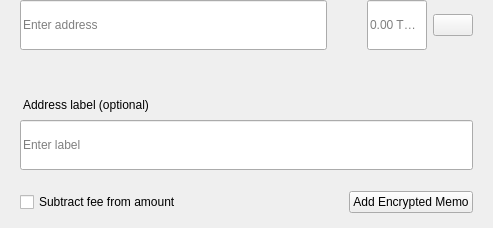
<?xml version="1.0" encoding="UTF-8"?>
<ui version="4.0">
 <class>SendMultiRow</class>
 <widget class="QWidget" name="SendMultiRow">
  <property name="geometry">
   <rect>
    <x>0</x>
    <y>0</y>
    <width>493</width>
    <height>228</height>
   </rect>
  </property>
  <property name="minimumSize">
   <size>
    <width>0</width>
    <height>0</height>
   </size>
  </property>
  <property name="maximumSize">
   <size>
    <width>16777215</width>
    <height>16777215</height>
   </size>
  </property>
  <property name="windowTitle">
   <string notr="true">N/A</string>
  </property>
  <layout class="QVBoxLayout" name="verticalLayout_3">
   <property name="spacing">
    <number>0</number>
   </property>
   <property name="leftMargin">
    <number>0</number>
   </property>
   <property name="topMargin">
    <number>0</number>
   </property>
   <property name="rightMargin">
    <number>20</number>
   </property>
   <property name="bottomMargin">
    <number>5</number>
   </property>
   <item alignment="Qt::AlignTop">
    <widget class="QWidget" name="widget" native="true">
     <property name="sizePolicy">
      <sizepolicy hsizetype="Expanding" vsizetype="Maximum">
       <horstretch>0</horstretch>
       <verstretch>0</verstretch>
      </sizepolicy>
     </property>
     <property name="minimumSize">
      <size>
       <width>0</width>
       <height>60</height>
      </size>
     </property>
     <property name="maximumSize">
      <size>
       <width>16777215</width>
       <height>85</height>
      </size>
     </property>
     <layout class="QHBoxLayout" name="horizontalLayout" stretch="6,0,2">
      <property name="spacing">
       <number>0</number>
      </property>
      <property name="leftMargin">
       <number>8</number>
      </property>
      <property name="topMargin">
       <number>0</number>
      </property>
      <property name="rightMargin">
       <number>0</number>
      </property>
      <property name="bottomMargin">
       <number>0</number>
      </property>
      <item alignment="Qt::AlignTop">
       <widget class="QStackedWidget" name="stackedAddress">
        <property name="minimumSize">
         <size>
          <width>0</width>
          <height>50</height>
         </size>
        </property>
        <property name="maximumSize">
         <size>
          <width>16777215</width>
          <height>50</height>
         </size>
        </property>
        <widget class="QWidget" name="page_4">
         <property name="sizePolicy">
          <sizepolicy hsizetype="Expanding" vsizetype="Preferred">
           <horstretch>0</horstretch>
           <verstretch>0</verstretch>
          </sizepolicy>
         </property>
         <property name="minimumSize">
          <size>
           <width>0</width>
           <height>50</height>
          </size>
         </property>
         <property name="maximumSize">
          <size>
           <width>16777215</width>
           <height>55</height>
          </size>
         </property>
         <layout class="QVBoxLayout" name="verticalLayout_7">
          <property name="spacing">
           <number>0</number>
          </property>
          <property name="leftMargin">
           <number>12</number>
          </property>
          <property name="topMargin">
           <number>0</number>
          </property>
          <property name="rightMargin">
           <number>0</number>
          </property>
          <property name="bottomMargin">
           <number>0</number>
          </property>
          <item>
           <widget class="QLineEdit" name="lineEditAddress">
            <property name="minimumSize">
             <size>
              <width>0</width>
              <height>50</height>
             </size>
            </property>
            <property name="maximumSize">
             <size>
              <width>16777215</width>
              <height>50</height>
             </size>
            </property>
            <property name="placeholderText">
             <string>Enter address</string>
            </property>
           </widget>
          </item>
         </layout>
        </widget>
        <widget class="QWidget" name="page_3"/>
       </widget>
      </item>
      <item>
       <spacer name="horizontalSpacer_3">
        <property name="orientation">
         <enum>Qt::Horizontal</enum>
        </property>
        <property name="sizeType">
         <enum>QSizePolicy::Fixed</enum>
        </property>
        <property name="sizeHint" stdset="0">
         <size>
          <width>40</width>
          <height>20</height>
         </size>
        </property>
       </spacer>
      </item>
      <item>
       <layout class="QHBoxLayout" name="horizontalLayout_2">
        <property name="spacing">
         <number>6</number>
        </property>
        <item alignment="Qt::AlignTop">
         <widget class="QLineEdit" name="lineEditAmount">
          <property name="sizePolicy">
           <sizepolicy hsizetype="Expanding" vsizetype="Preferred">
            <horstretch>0</horstretch>
            <verstretch>0</verstretch>
           </sizepolicy>
          </property>
          <property name="minimumSize">
           <size>
            <width>0</width>
            <height>50</height>
           </size>
          </property>
          <property name="maximumSize">
           <size>
            <width>16777215</width>
            <height>50</height>
           </size>
          </property>
          <property name="maxLength">
           <number>17</number>
          </property>
          <property name="alignment">
           <set>Qt::AlignLeading|Qt::AlignLeft|Qt::AlignVCenter</set>
          </property>
          <property name="placeholderText">
           <string notr="true">0.00 TRUMP</string>
          </property>
         </widget>
        </item>
        <item>
         <layout class="QVBoxLayout" name="verticalLayout">
          <property name="topMargin">
           <number>14</number>
          </property>
          <property name="bottomMargin">
           <number>0</number>
          </property>
          <item alignment="Qt::AlignTop">
           <widget class="QPushButton" name="btnMenu">
            <property name="minimumSize">
             <size>
              <width>0</width>
              <height>0</height>
             </size>
            </property>
            <property name="maximumSize">
             <size>
              <width>16777215</width>
              <height>16777215</height>
             </size>
            </property>
            <property name="focusPolicy">
             <enum>Qt::NoFocus</enum>
            </property>
            <property name="text">
             <string/>
            </property>
           </widget>
          </item>
         </layout>
        </item>
       </layout>
      </item>
     </layout>
    </widget>
   </item>
   <item>
    <widget class="QWidget" name="layoutLabel" native="true">
     <property name="minimumSize">
      <size>
       <width>0</width>
       <height>0</height>
      </size>
     </property>
     <property name="maximumSize">
      <size>
       <width>16777215</width>
       <height>16777215</height>
      </size>
     </property>
     <layout class="QVBoxLayout" name="verticalLayout_9">
      <property name="spacing">
       <number>6</number>
      </property>
      <property name="leftMargin">
       <number>20</number>
      </property>
      <property name="topMargin">
       <number>0</number>
      </property>
      <property name="rightMargin">
       <number>0</number>
      </property>
      <property name="bottomMargin">
       <number>10</number>
      </property>
      <item>
       <spacer name="verticalSpacer">
        <property name="orientation">
         <enum>Qt::Vertical</enum>
        </property>
        <property name="sizeType">
         <enum>QSizePolicy::Fixed</enum>
        </property>
        <property name="sizeHint" stdset="0">
         <size>
          <width>20</width>
          <height>20</height>
         </size>
        </property>
       </spacer>
      </item>
      <item>
       <widget class="QLabel" name="labelSubtitleDescription">
        <property name="styleSheet">
         <string notr="true">margin-bottom:2px;
margin-left:0.05px;
padding:0px;</string>
        </property>
        <property name="text">
         <string>Address label (optional)</string>
        </property>
       </widget>
      </item>
      <item>
       <widget class="QLineEdit" name="lineEditDescription">
        <property name="minimumSize">
         <size>
          <width>0</width>
          <height>50</height>
         </size>
        </property>
        <property name="maximumSize">
         <size>
          <width>16777215</width>
          <height>50</height>
         </size>
        </property>
        <property name="placeholderText">
         <string>Enter label</string>
        </property>
       </widget>
      </item>
      <item>
       <spacer name="verticalSpacer_2">
        <property name="orientation">
         <enum>Qt::Vertical</enum>
        </property>
        <property name="sizeType">
         <enum>QSizePolicy::Fixed</enum>
        </property>
        <property name="sizeHint" stdset="0">
         <size>
          <width>20</width>
          <height>15</height>
         </size>
        </property>
       </spacer>
      </item>
      <item>
       <widget class="QWidget" name="containerMemo" native="true">
        <layout class="QHBoxLayout" name="horizontalLayout_5">
         <property name="leftMargin">
          <number>0</number>
         </property>
         <property name="topMargin">
          <number>0</number>
         </property>
         <property name="rightMargin">
          <number>0</number>
         </property>
         <property name="bottomMargin">
          <number>0</number>
         </property>
         <item>
          <widget class="QCheckBox" name="checkboxSubtractFeeFromAmount">
           <property name="toolTip">
            <string>The fee will be deducted from the amount being sent. The recipient will receive less TRUMP than you enter in the amount field. If multiple recipients are selected, the fee is split equally.</string>
           </property>
           <property name="text">
            <string>Subtract fee from amount</string>
           </property>
          </widget>
         </item>
         <item>
          <spacer name="horizontalSpacer">
           <property name="orientation">
            <enum>Qt::Horizontal</enum>
           </property>
           <property name="sizeHint" stdset="0">
            <size>
             <width>40</width>
             <height>20</height>
            </size>
           </property>
          </spacer>
         </item>
         <item>
          <widget class="QPushButton" name="btnAddMemo">
           <property name="text">
            <string notr="true">Add Encrypted Memo</string>
           </property>
          </widget>
         </item>
        </layout>
       </widget>
      </item>
     </layout>
    </widget>
   </item>
  </layout>
 </widget>
 <resources/>
 <connections/>
</ui>
